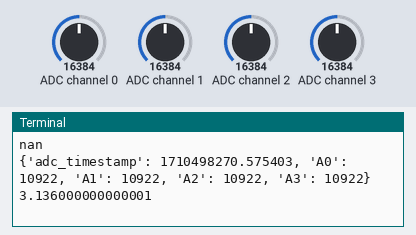
Recording of a program running on a simulated Raspberry Pi (BCM pin numbers). On the bench: the last lines printed to the terminal. The test bench sets the inputs (shaded band); at power-on: ADC channel 0 = 16384, ADC channel 1 = 16384, ADC channel 2 = 16384, ADC channel 3 = 16384 (analog values on the 0–32767 scale). Threads take turns every 2 ms; the clock reads 2024-03-15 10:24:30 at power-on unless the program sets it.

Above: at 1.2 s.
1.3 s: ADC channel 0 set to 22936
At 2.6 s:
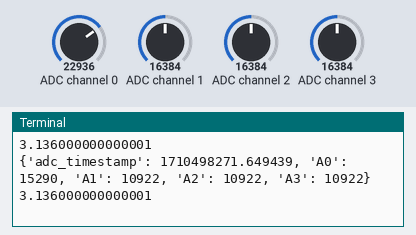
2.8 s: ADC channel 1 set to 22936
At 3.8 s:
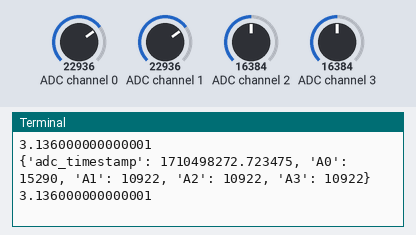
4.3 s: ADC channel 2 set to 22936
At 5.5 s:
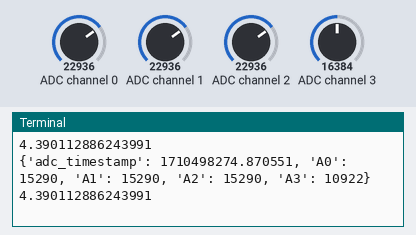
5.8 s: ADC channel 3 set to 22936
At 6.3 s:
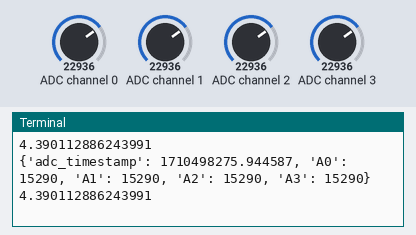
7.3 s: ADC channel 0 set to 31783
At 8.6 s:
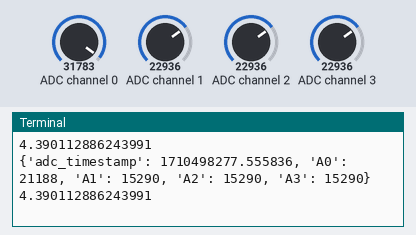
8.8 s: ADC channel 1 set to 31783
At 9.8 s:
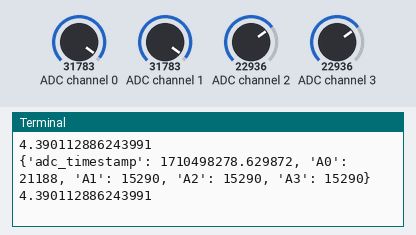
Timing chart, 0 to 11.3 s (numbered marks = the images above; inputs shaded):
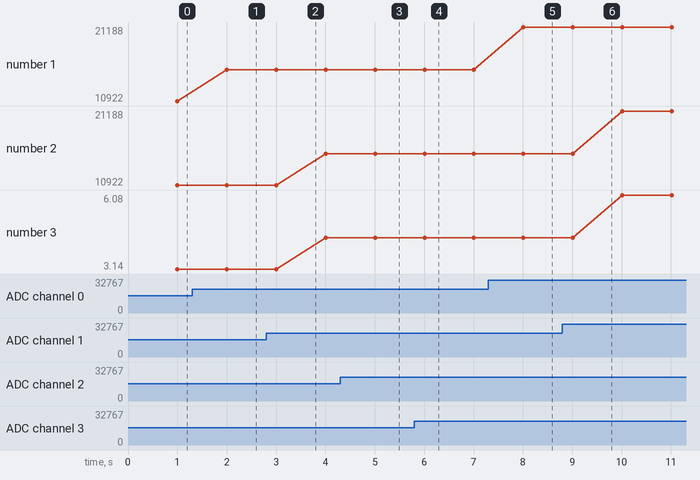

Measured:
- after the input at 1.3 s, the terminal: prints a new line after 0.70 s (image 1)
- after the input at 4.3 s, the terminal: prints a new line after 0.71 s (image 3)
- after the input at 5.8 s, the terminal: prints a new line after 0.21 s (image 4)
- after the input at 7.3 s, the terminal: prints a new line after 0.71 s (image 5)
- plotted number 1: 10922 → 15290 after the input at 1.3 s, 15290 → 21188 after the input at 7.3 s
- plotted number 3: 3.14 → 4.39 after the input at 2.8 s, 4.39 → 6.08 after the input at 8.8 s

The program:

ads115.py
```python
import Adafruit_ADS1x15
from threading import Thread
from time import time, sleep

class ADC:
	def __init__(self, GAIN=2/3, data_rate=128):
		self.adc = Adafruit_ADS1x15.ADS1115()
		self.GAIN = GAIN
		self.data_rate = data_rate
		self.adc_data = {'adc_timestamp' : float("NaN"), 'A0' : float("NaN"), 'A1' : float("NaN"), 'A2' : float("NaN"), 'A3' : float("NaN")}
		self.thread = Thread(target=self.run)
		self.thread.daemon = True
		self.thread.start()

	def run(self):
		while True:
			values = [0]*4
			for i in range(4):
				# Read the specified ADC channel using the previously set gain value.
				# Choose a gain of 1 for reading voltages from 0 to 4.09V.
				# Or pick a different gain to change the range of voltages that are read:
				#  - 2/3 = +/-6.144V
				#  -   1 = +/-4.096V
				#  -   2 = +/-2.048V
				#  -   4 = +/-1.024V
				#  -   8 = +/-0.512V
				#  -  16 = +/-0.256V
				# See table 3 in the ADS1015/ADS1115 datasheet for more info on gain.

				#This line is calling the read_adc() function from the ADS1x15 Python library.
				#The function takes one parameter, the channel number to read (a value of 0 to 3),
				#and optionally a gain value (the default is 1).
				#As a result the function will return the current ADC value of that channel.
				values[i] = self.adc.read_adc(i, gain=self.GAIN)
				# Note you can also pass in an optional data_rate parameter that controls
				# the ADC conversion time (in samples/second). Each chip has a different
				# set of allowed data rate values, see datasheet Table 9 config register
				#DR bit values.
				#values[i] = adc.read_adc(i, gain=GAIN, data_rate=128)
				# Each value will be a 12 or 16 bit signed integer value depending on the
				# ADC (ADS1015 = 12-bit, ADS1115 = 16-bit).
				# Print the ADC values.
				#print('| {0:>6} | {1:>6} | {2:>6} | {3:>6} |'.format(*values))
			self.adc_data['A0'] = values[0]
			self.adc_data['A1'] = values[1]
			self.adc_data['A2'] = values[2]
			self.adc_data['A3'] = values[3]
			self.adc_data['adc_timestamp'] = time()
			sleep(0.5)

	def read_voltage(self):
		gain = 2/3 #self.GAIN
		value = self.adc_data['A1'] #self.adc.read_adc(1, gain=gain)
		v_lim = self.scale(gain, 1.0, 16.0, 4.096, 0.256)
		voltage = self.scale(value, -32768, 32767, -v_lim, v_lim)
		return voltage * 1.5

	def scale(self,x, in_min, in_max, out_min, out_max):
		return (x - in_min) * (out_max - out_min) / (in_max - in_min) + out_min

	def get_adc_data(self):
		adc_data = self.adc_data
		return adc_data


if __name__ == '__main__':
	import sys
	try:
		adc = ADC()
		while True:
			data = adc.get_adc_data()
			print(data)
			batt_volt =  adc.read_voltage()
			print(batt_volt * 1.5)
			sleep(1.0)
	except KeyboardInterrupt:
		print("\nUser Interrupt")
		sys.exit(0)
```
